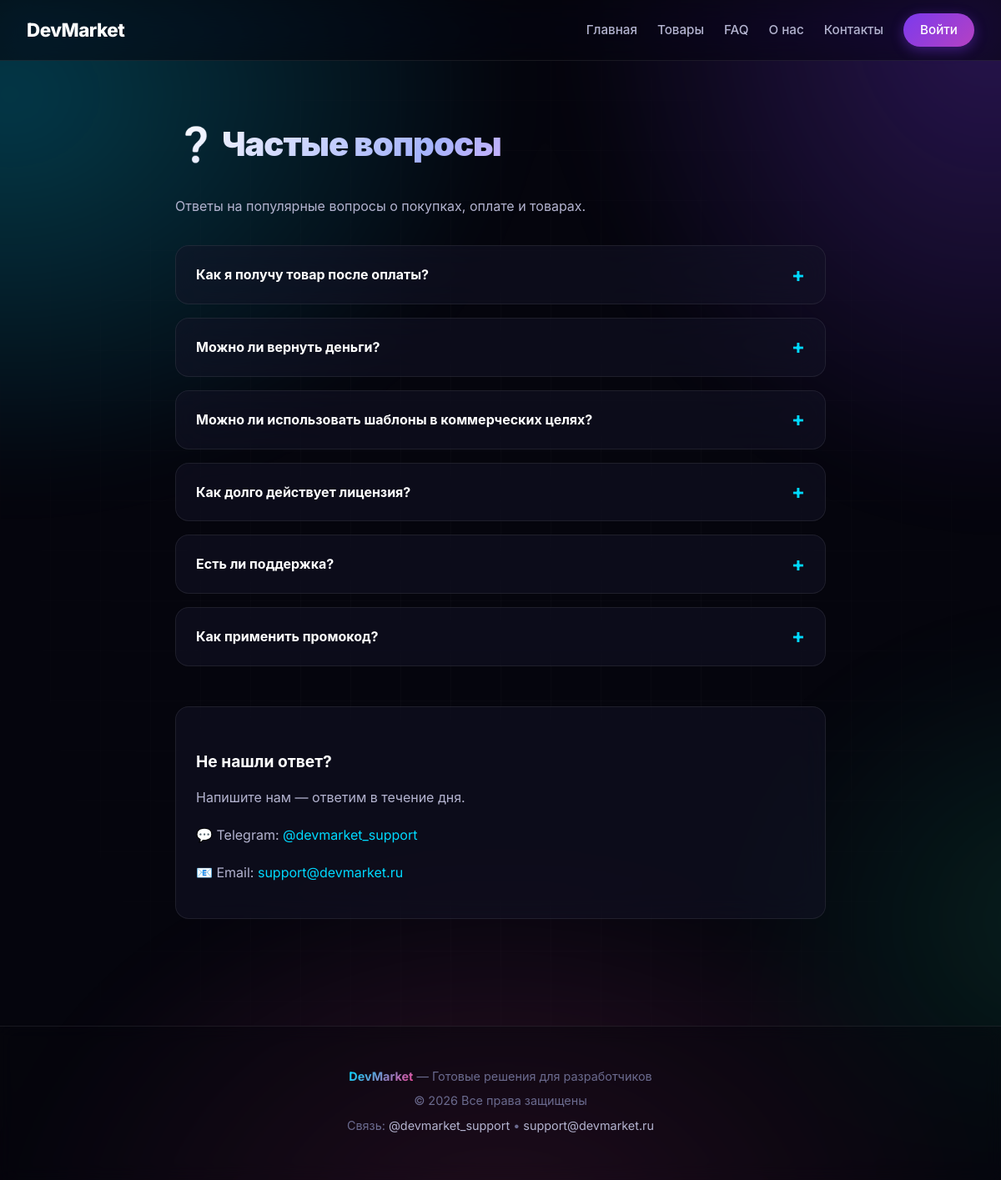
Page /faq on the committed database.
### tables this page shows
CREATE TABLE faq (
                id INTEGER PRIMARY KEY AUTOINCREMENT,
                question TEXT NOT NULL,
                answer TEXT NOT NULL,
                sort_order INTEGER DEFAULT 0
            );

### app.py (the view)
@app.route("/faq")
def faq():
    items = db.get_all_faq()
    return render_template("faq.html", items=items)

### app.py (called while the page is built)
@app.context_processor
def inject_brand():
    return {"brand": BRAND, "current_user": get_current_user()}

def get_current_user():
    if session.get("user_id"):
        return db.get_user_by_id(session["user_id"])
    return None

### database.py (called while the page is built)
def get_db():
    conn = sqlite3.connect(DB_PATH)
    conn.row_factory = sqlite3.Row
    return conn

def get_all_faq():
    with get_db() as conn:
        return conn.execute("SELECT * FROM faq ORDER BY sort_order, id").fetchall()

### templates/faq.html (shortened to what this page needs)
{% extends "base.html" %}
{% block content %}
<div class="container">
    <div class="page-content">
        <h1>❓ Частые вопросы</h1>
        <p>Ответы на популярные вопросы о покупках, оплате и товарах.</p>
        <div class="faq-list">
            {% for item in items %}
                <details class="faq-item">
                    <summary>{{ item['question'] }}</summary>
                </details>
            {% endfor %}
        </div>
        <div class="contact-block" style="margin-top: 3rem;">
            <h3>Не нашли ответ?</h3>
            <p>Напишите нам — ответим в течение дня.</p>
            <p>💬 Telegram: <a href="https://t.me/{{ brand.contacts.telegram[1:] }}" target="_blank">{{ brand.contacts.telegram }}</a></p>
            <p>📧 Email: <a href="mailto:{{ brand.contacts.email }}">{{ brand.contacts.email }}</a></p>
        </div>
    </div>
</div>
{% endblock %}

### static/style.css (style rules this page uses)
:root { --bg-base: #05050d; --bg-elevated: #0c0c1a; --bg-glass: rgba(20, 20, 40, 0.5); --aurora-1: #00d9ff; --aurora-2: #7c3aed; --aurora-3: #ec4899; --aurora-4: #10b981; --text-primary: #ffffff; --text-secondary: #b4b4d0; --text-muted: #6b6b8f; --border: rgba(255, 255, 255, 0.08); --border-strong: rgba(255, 255, 255, 0.15); --success: #10b981; --danger: #ef4444; }
* { margin: 0; padding: 0; box-sizing: border-box; }
html { scroll-behavior: smooth; -webkit-font-smoothing: antialiased; }
body { font-family: 'Inter', -apple-system, BlinkMacSystemFont, 'Segoe UI', sans-serif; background: var(--bg-base); color: var(--text-primary); min-height: 100vh; line-height: 1.6; overflow-x: hidden; position: relative; }
body::before { content: ''; position: fixed; inset: -20%; background: radial-gradient(ellipse 60% 40% at 15% 20%, rgba(0, 217, 255, 0.25) 0%, transparent 60%), radial-gradient(ellipse 50% 50% at 85% 15%, rgba(124, 58, 237, 0.3) 0%, transparent 60%), radial-gradient(ellipse 60% 40% at 50% 90%, rgba(236, 72, 153, 0.2) 0%, transparent 60%), radial-gradient(ellipse 40% 30% at 90% 70%, rgba(16, 185, 129, 0.15) 0%, transparent 60%); animation: auroraMove 25s ease-in-out infinite alternate; z-index: -2; pointer-events: none; filter: blur(40px); }
body::after { content: ''; position: fixed; inset: 0; background-image: linear-gradient(rgba(255, 255, 255, 0.02) 1px, transparent 1px), linear-gradient(90deg, rgba(255, 255, 255, 0.02) 1px, transparent 1px); background-size: 60px 60px; z-index: -1; pointer-events: none; mask-image: radial-gradient(ellipse at center, black 30%, transparent 80%); -webkit-mask-image: radial-gradient(ellipse at center, black 30%, transparent 80%); }
.container { max-width: 1280px; margin: 0 auto; padding: 4rem 2rem; position: relative; z-index: 1; }
.page-content { max-width: 780px; margin: 0 auto; line-height: 1.8; }
.page-content h1 { font-size: 2.5rem; font-weight: 900; margin-bottom: 1.5rem; letter-spacing: -1px; background: linear-gradient(135deg, #ffffff 0%, #a5b4fc 40%, #f0abfc 70%, #67e8f9 100%); -webkit-background-clip: text; -webkit-text-fill-color: transparent; background-clip: text; }
.page-content h3 { font-size: 1.2rem; font-weight: 700; margin: 1.5rem 0 0.75rem; color: var(--text-primary); }
.page-content p { color: var(--text-secondary); margin-bottom: 1rem; }
.page-content a { color: var(--aurora-1); text-decoration: none; }
.contact-block { margin-top: 2rem; padding: 1.5rem; background: var(--bg-glass); backdrop-filter: blur(20px); border-radius: 16px; border: 1px solid var(--border); }
.faq-list { display: flex; flex-direction: column; gap: 1rem; margin-top: 2rem; }
.faq-item { background: rgba(20, 20, 40, 0.5); backdrop-filter: blur(20px); border: 1px solid rgba(255, 255, 255, 0.08); border-radius: 16px; padding: 1.25rem 1.5rem; transition: border-color 0.3s; }
.faq-item summary { cursor: pointer; font-weight: 700; color: #ffffff; font-size: 1rem; list-style: none; position: relative; padding-right: 2rem; transition: color 0.2s; }
.faq-item summary::after { content: '+'; position: absolute; right: 0; top: 50%; transform: translateY(-50%); font-size: 1.5rem; color: #00d9ff; transition: transform 0.3s; }

### rows in the picture
faq: question "Как я получу товар после оплаты?"
faq: question "Можно ли вернуть деньги?"
faq: question "Можно ли использовать шаблоны в коммерческих целях?"
faq: question "Как долго действует лицензия?"
faq: question "Есть ли поддержка?"
faq: question "Как применить промокод?"

### other values in the picture
{{ brand.name }} "DevMarket"
{{ brand.contacts.telegram }} "@devmarket_support"
{{ brand.contacts.email }} "support@devmarket.ru"
{{ brand.tagline }} "Готовые решения для разработчиков"
{{ brand.year }} "2026"
